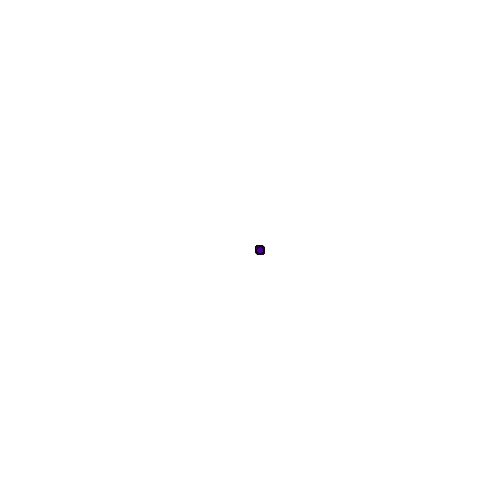
Frame 1 (no input)
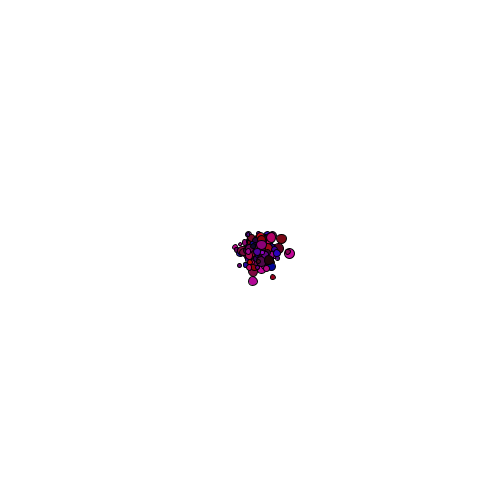
Frame 60 (the mouse pressed at the canvas centre just before this capture)
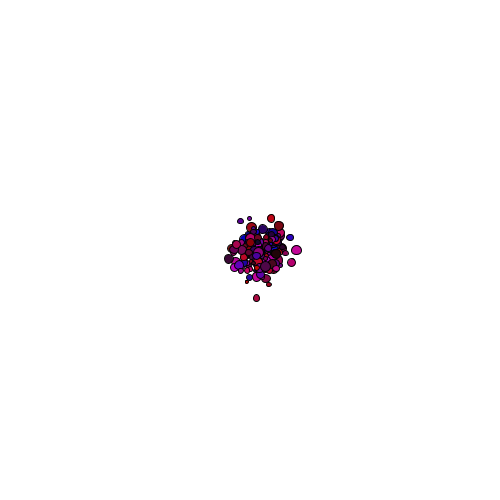
Frame 120 (the mouse held since frame 60 and released just before this capture)

The Processing sketch that drew these frames (run headless with seeded random() and noise(); from frame 60 on, the mouse is pressed at the canvas centre):

// Processing sketch: processing_169229
// ── processing_169229.pde

//creating the cell class

class Cell{
  
  float xlocation;
  float ylocation;
  float dia;
  boolean isseed;
  float cellred, cellgreen, cellblue;
  float lineweight;
  
//using a constructor

  Cell(){
    
    xlocation = 10;
    xlocation = 10;
    dia = random(3,10);
    isseed = false;
    cellred = random(200);
    cellgreen = random(10);
    cellblue = random(200);
    lineweight=random(2);
  }
  
  void display(){
    stroke(lineweight);
    fill(cellred,cellgreen,cellblue);
    ellipse(width/2+xlocation, height/2+ylocation, dia, dia);
  }
  void update(){
    xlocation = xlocation+random(-2,2);
    ylocation = ylocation+random(-2,2);
  }
}
    

Cell[] myCells = new Cell[200];

Cell myCell;

void setup(){
  size(500,500);
  for(int i = 0; i < myCells.length; i ++){
  myCells[i] = new Cell();
  }
}

void draw(){
  background(255);
  for(int i = 0; i < myCells.length; i++){
  myCells[i].display();
  myCells[i].update();
  }
}
